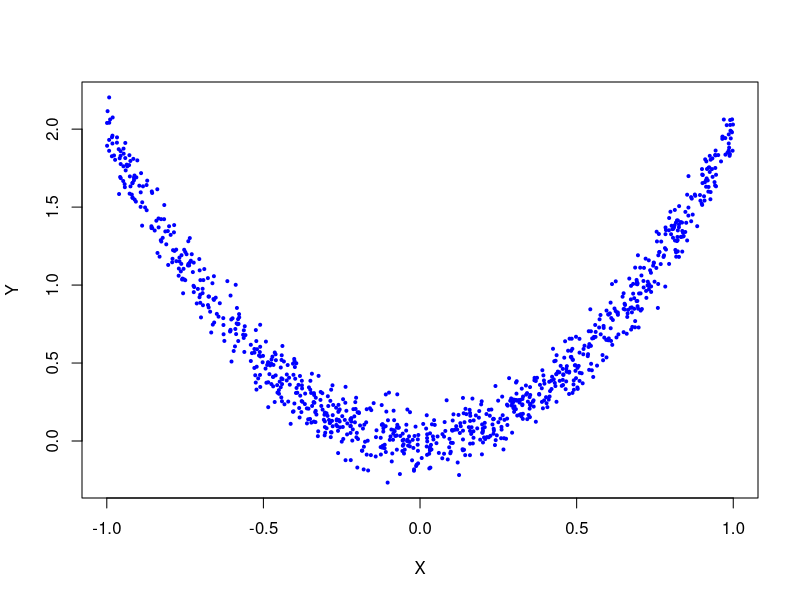
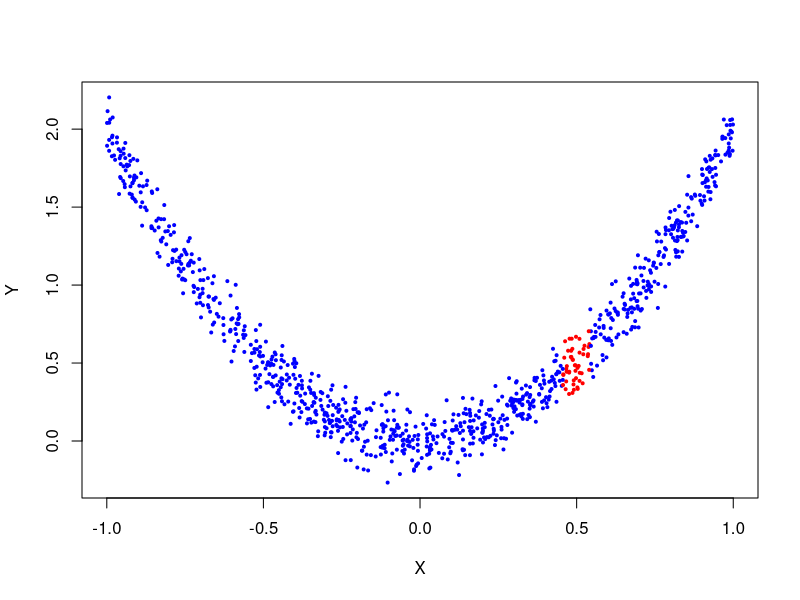
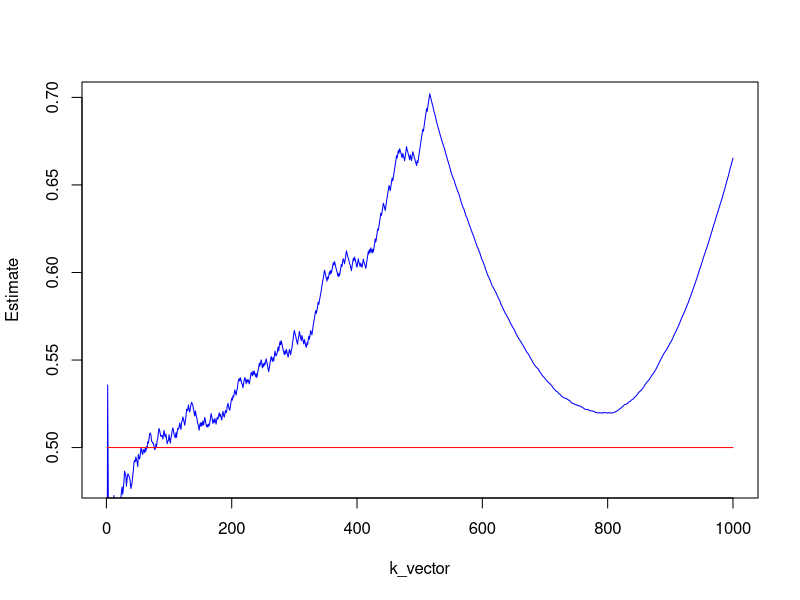
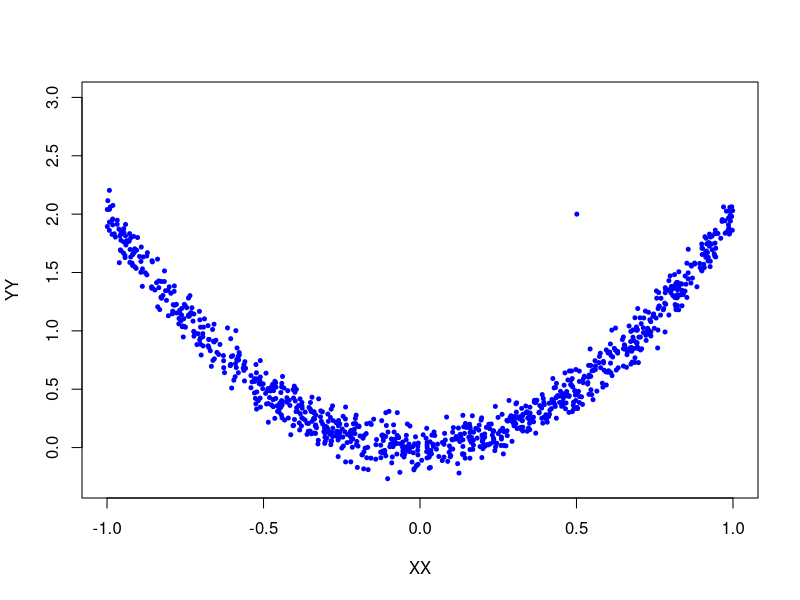
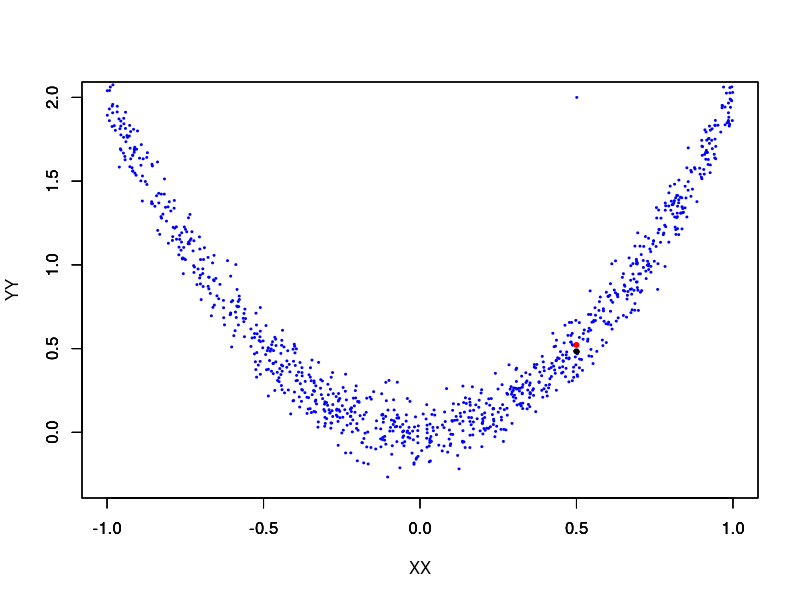
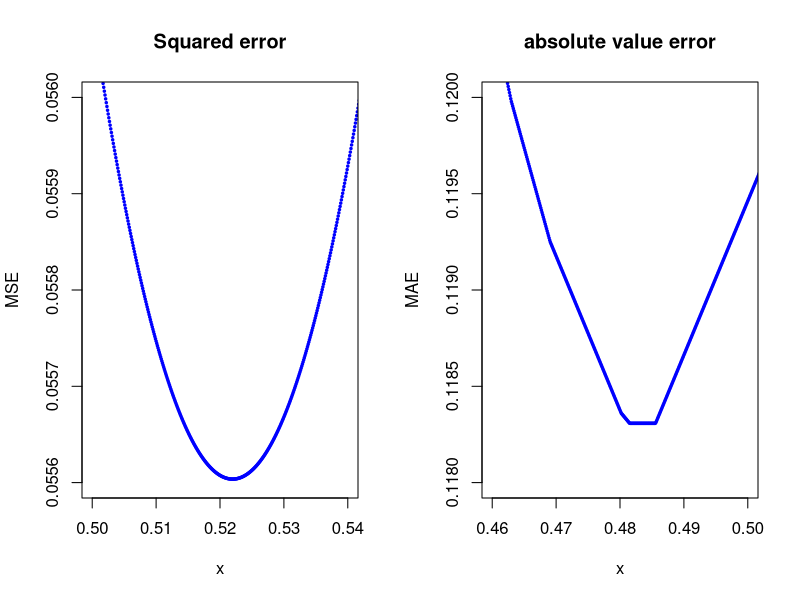
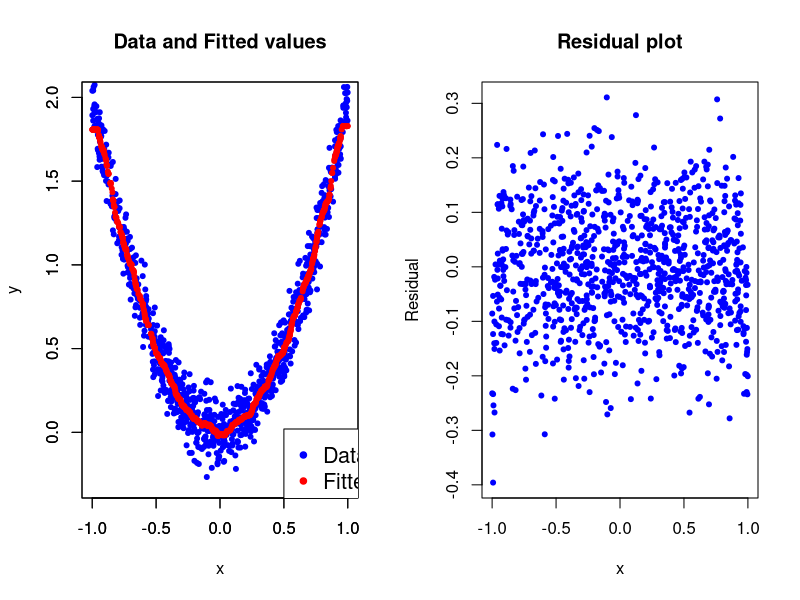
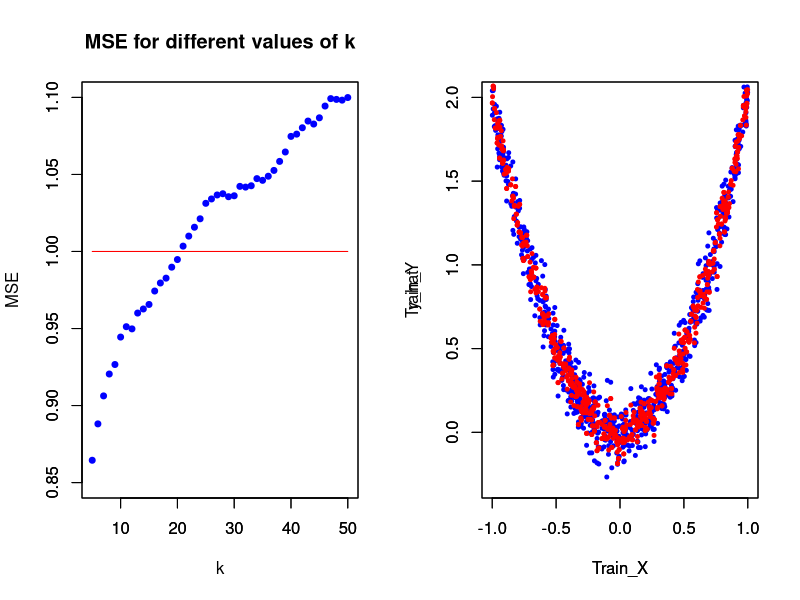

The R source for these figures, in order:
rm(list=ls())
# generate data: one feature X and a quadratic target variable Y
set.seed(100)
sigma=0.1
X=2*runif(1000)-1
Y=2*X^2+sigma*rnorm(1000)
plot(X,Y,pch=20,col="blue",cex=0.6)

## Approximation 1: find the data that corresponds with our x value
x=0.5
sum(X==x)

## Apprpximation 2: K-nearest neighbor
mean(Y) # Average of all data points

k=50 # number of neighbors
DD=sqrt((X-x)^2) # distance
S=sort(DD, index.return=TRUE)
I=S$ix[1:k]
y_hat=mean(Y[I])
y_hat

# make a plot of the K-nearest observations
Z=c()
Z[I]=1 
Z[-I]=0
Z=as.factor(Z) # Z is 1 if it is one of the neighbors
plot(X,Y,pch=20,col=c("blue","red")[Z],cex=0.6)

# Determine the K-nearest neighbor estimator for different values of k. 
k_vector=seq(1,1000,1)
Estimate=c()
for(i in 1:length(k_vector)){
  k=k_vector[i]
  DD=sqrt((X-x)^2)
  S=sort(DD, index.return=TRUE)
  I=S$ix[1:k]
  Estimate[i]=mean(Y[I])
}
plot(k_vector,Estimate, ylim=c(0.48,0.7), type="l", col="blue")
lines(k_vector,rep(0.5,length(k_vector)), col="red")

### Numerical optimization with a squared loss function
SqLossFunction=function(yyhat,yy){
  L=mean((yy-yyhat)^2)
  return(L)
  }
k=50
DD=sqrt((X-x)^2)
S=sort(DD, index.return=TRUE)
I=S$ix[1:k]
optimize(SqLossFunction,yy=Y[I], interval = c(0,2))
y_hat

################################
### Median versus the average
################################
 ## We add an outlier to the data set
XX=c(X,0.501)   
YY=c(Y,2)     
plot(XX,YY,pch=20,col="blue",cex=0.8, xlim=c(-1,1), ylim=c(-0.3,3))
x=0.5
k=50
DD=sqrt((XX-x)^2)
S=sort(DD, index.return=TRUE)
I=S$ix[1:k]
y_hat_Sq=mean(YY[I])
y_hat_Sq

## The absolute value: we use numerical optimization to determine KNN 
## with an absolute value loss function.
MLossFunction=function(yyhat,yy){
  L=mean(abs(yy-yyhat))
  return(L)
}
k=50
DD=sqrt((XX-x)^2)
S=sort(DD, index.return=TRUE)
I=S$ix[1:k]
optimize(MLossFunction,yy=YY[I], interval = c(0,2))

y_hat_M=median(YY[I])
y_hat_M

plot(XX,YY,pch=20,col="blue",cex=0.4, xlim=c(-1,1), ylim=c(-0.3,2))
par(new=TRUE)
plot(x,y_hat_Sq, xlim=c(-1,1), ylim=c(-0.3,2), 
     col="red", cex=1, pch=20, xlab="", ylab="")
par(new=TRUE)
plot(x,y_hat_M, xlim=c(-1,1), ylim=c(-0.3,2), 
     col="black", cex=1, pch=20, xlab="", ylab="")

## Compare the squared loss and absolute value loss functions.
## Minimizing the absolute value is not behaving as nice as minimizing the 
## squared loss function. 
xvalues=seq(0.46,0.6,0.0001)
yvalues_sq=c()
yvalues_M=c()
for(ii in 1:length(xvalues)){
  yvalues_sq[ii]=SqLossFunction(xvalues[ii],YY[I])
  yvalues_M[ii]=MLossFunction(xvalues[ii],YY[I])
}
par(mfrow=c(1,2))
plot(xvalues,yvalues_sq,pch=20, cex=0.5, col="blue", 
     xlim=c(0.5,0.54), ylim=c(0.0556, 0.056), xlab="x", ylab="MSE", main="Squared error")
plot(xvalues,yvalues_M, pch=20, cex=0.5, col="blue", 
     xlim=c(0.46,0.5), ylim=c(0.118,0.120), xlab="x", ylab="MAE", 
     main="absolute value error")


###########################################
### assessing the quality of the model
###########################################
## Model fit using the data
## we determine the estimated target variable for each data point. 
x=X
y_hat=c()
k=50
for(i in 1:length(x)){
  DD=sqrt((X-x[i])^2)
  S=sort(DD, index.return=TRUE)
  I=S$ix[1:k]
  y_hat[i]=mean(Y[I])
}
plot(X,Y,pch=20,col="blue",cex=1, xlim=c(-1,1), ylim=c(-0.3,2), 
     main='Data and Fitted values', xlab='x', ylab="y")
par(new=TRUE)
plot(X,y_hat, xlim=c(-1,1), ylim=c(-0.3,2), col="red", 
     cex=1, pch=20, xlab="", ylab="")
legend(0.5,0.02,legend=c("Data","Fitted values"), 
       pch=c(20,20), col=c("blue","red"), cex=1.3)

MSE=mean((y_hat-Y)^2)
MSE*100

# residual plot
plot(X,y_hat-Y, col="blue", cex=1, pch=20, xlab="x", ylab="Residual", 
     main="Residual plot")
# Compare the  variance of the prediction error and the variance of the random source
var(y_hat-Y) # variance of the residuals 
sigma^2  # the theoretical variable of the residuals, based on the 'read' model.

# plot the MSE in function of k
## the effect of k
x=X
k_vector=seq(5,50,1)
MSE_vector=c()
for(kk in 1:length(k_vector)){
  y_hat=c()
  k=k_vector[kk]
  for(i in 1:length(x)){
    DD=sqrt((X-x[i])^2)
    S=sort(DD, index.return=TRUE)
    I=S$ix[1:k]
    y_hat[i]=mean(Y[I])
  }
  MSE_vector[kk]=mean((y_hat-Y)^2)*100
}
plot(k_vector,MSE_vector,cex=1.2, ylim=c(0.85,1.1), xlim=c(5,50),pch=20, 
     col="blue", xlab="k", ylab="MSE", main="MSE for different values of k")
par(new=TRUE)
plot(k_vector,rep(1,length(k_vector)),cex=1.2, ylim=c(0.85,1.1), 
     xlim=c(5,50),type="l", col="red",xlab="",ylab="")

###################################################################################


###################################################################################
## Training, Validation and Test set
set.seed(101)
Train=sample(1000,800)
Train_X=X[Train]
Train_Y=Y[Train]
y_hat=c()
x=Train_X
k=2
for(i in 1:length(Train)){
  DD=sqrt((Train_X-x[i])^2)
  S=sort(DD, index.return=TRUE)
  I=S$ix[1:k]
  y_hat[i]=mean(Train_Y[I])
}
MSE_Train=mean((y_hat-Train_Y)^2)
MSE_Train*100
plot(Train_X,Train_Y,pch=20,col="blue",cex=0.8, xlim=c(-1,1), ylim=c(-0.3,2))
par(new=TRUE)
plot(Train_X,y_hat,pch=20,col="red",cex=0.8, xlim=c(-1,1), ylim=c(-0.3,2))

#Validation/Test set
Test_X=X[-Train]
Test_Y=Y[-Train]
y_hat_test=c()
x=Test_X
for(i in 1:length(Test_X)){
  DD=sqrt((Train_X-x[i])^2)
  S=sort(DD, index.return=TRUE)
  I=S$ix[1:k]
  y_hat_test[i]=mean(Train_Y[I])
}
MSE_Test=mean((y_hat_test-Test_Y)^2)
MSE_Test*100

plot(Test_X,Test_Y,pch=20,col="blue",cex=1, xlim=c(-1,1), ylim=c(-0.3,2), 
     main="Predicted values on the Valiation")
par(new=TRUE)
plot(Test_X,y_hat_test,pch=20,col="red",cex=1, xlim=c(-1,1), 
     ylim=c(-0.3,2), xlab="", ylab="")

### Validation MSE in function of k
k_vector=seq(2,80,1)
Test_X=X[-Train]
Test_Y=Y[-Train]
x=Test_X
MSE_Test=c()
for(kk in 1:length(k_vector)){
y_hat_test=c()
k=k_vector[kk]
for(i in 1:length(Test_X)){
  DD=sqrt((Train_X-x[i])^2)
  S=sort(DD, index.return=TRUE)
  I=S$ix[1:k]
  y_hat_test[i]=mean(Train_Y[I])
}
MSE_Test[kk]=mean((y_hat_test-Test_Y)^2)*100
}
plot(k_vector,MSE_Test, pch=20, col="blue",cex=1.2,xlab="k", ylab="MSE", 
     main="The validation MSE")


##################################
# Bias and Variance of a model
##################################

### Variance of the point estimate
set.seed(102)
k1=5
k2=200
y_hat1=c()
y_hat2=c()
x=0.5

for(i in 1:1000){
  XX=X
  YY=2*X^2+sigma*rnorm(1000)
  D=sqrt((XX-x)^2)
  S=sort(D, index.return=TRUE)
  I1=S$ix[1:k1]
  I2=S$ix[1:k2]
  y_hat1[i]=mean(YY[I1])
  y_hat2[i]=mean(YY[I2])
}
par(mfrow=c(1,2))
hist(y_hat1,100, freq=FALSE, xlim=c(0.35,0.65), ylim=c(0,20),
     main='Histogram with k=5', xlab='Predicted value f(0.5)')
hist(y_hat2,100, freq=FALSE, xlim=c(0.35,0.65), ylim=c(0,60),
     main='Histogram with k=200',xlab='Predicted value f(0.5)')

#Mean
mean(y_hat1)
mean(y_hat2)
#Variance
var(y_hat1)*100
var(y_hat2)*100
#Bias
fx=2*x^2
fx-mean(y_hat1)
fx-mean(y_hat2)


## plot the standard deviation of the estimate in function of the k in KNN
k_vector=seq(1,500,10)
x=0.5
sigma=0.1
fx=2*x^2
y_hat_std=c()
Bias=c()

for(kk in 1:length(k_vector)){
  y_hat=c()
  k=k_vector[kk]
    for(i in 1:10000){
    #II=sample(1000,1000,replace=TRUE)
    #XX=X[II]
    #YY=Y[II]
    XX=X
    YY=2*X^2+sigma*rnorm(1000)
    DD=sqrt((XX-x)^2)
    S=sort(DD, index.return=TRUE)
    I=S$ix[1:k]
    y_hat[i]=mean(YY[I])
  }
  y_hat_std[kk]=sqrt(var(y_hat))
  Bias[kk]=fx-mean(y_hat)
}
par(mfrow=c(1,2))
plot(k_vector,y_hat_std, pch=20, col="blue", cex=2, xlab="k", ylab="Variance", 
     main="Variance")
plot(k_vector,(Bias)^2,  pch=20, col="blue", cex=2, xlab="k", ylab="Bias", 
     main="Bias")

## use the R function knn.reg from the FNN package
library("FNN") # if this does not work, do first install.packages(FNN)
knn.reg(X,c(0.5),Y,k=50)


## Use Linear model to approximate the conditional expectation
x=0.5
XX=X^2
LM=lm(Y~XX)
yhat_LM_x= LM$coefficients[1]+ LM$coefficients[2]*x^2

plot(X,predict(LM))
